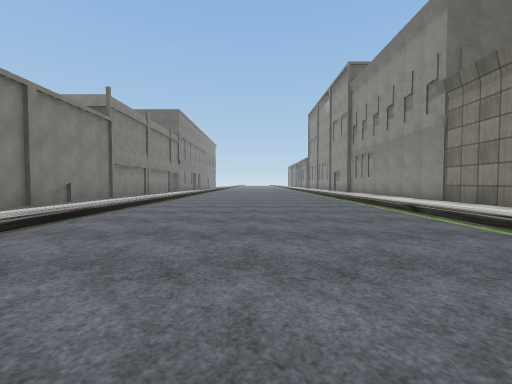
view 1 (above)

17 first-person views from a walk through a 3-D level made in the Unity game engine. The camera is 1.3 m above the floor, tilts 2° down and sees 90° across. The floor is counted in squares, 2 m on a side. Each view is taken from the middle of a square. On the plan, view 1 faces up. The plan holds only what a view shows up to about 9 squares ahead; the rest is blank. The place goes on beyond the plan. Some surface patterns are stand-ins.

view 2
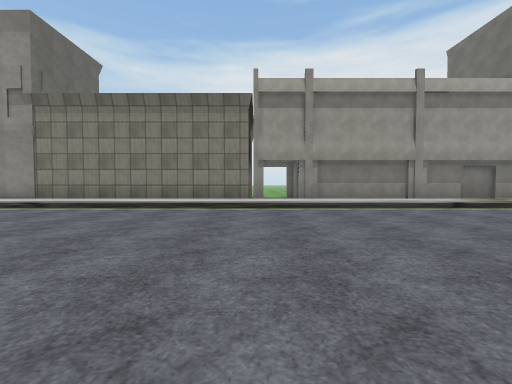

view 3
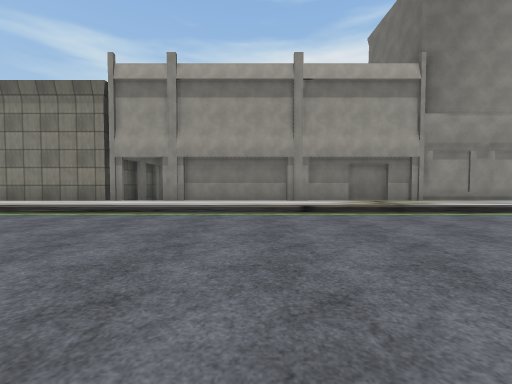

view 4
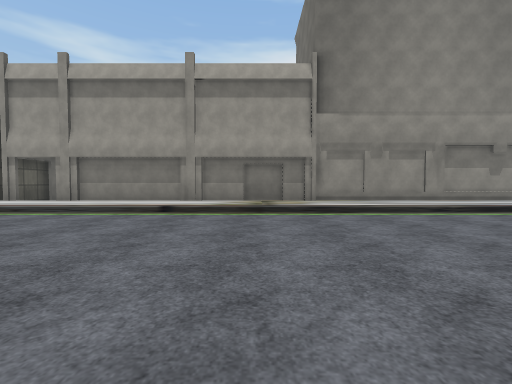

view 5
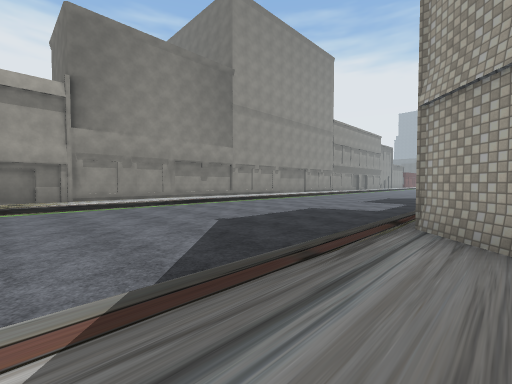

view 6
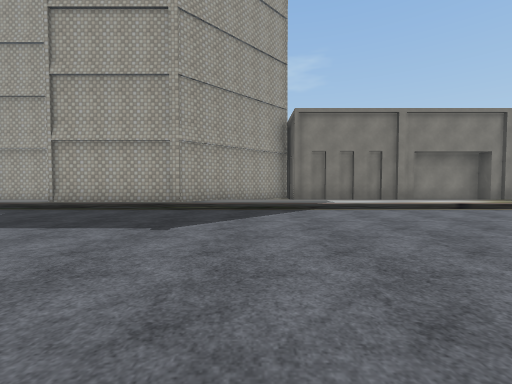

view 7
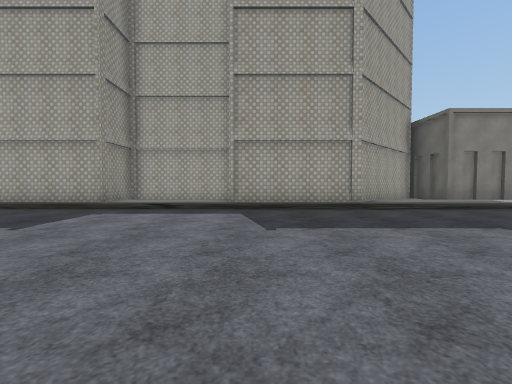

view 8
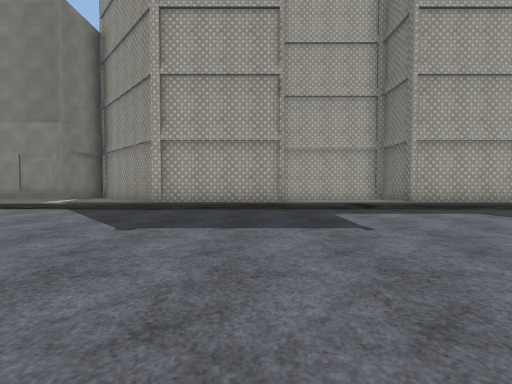

view 9
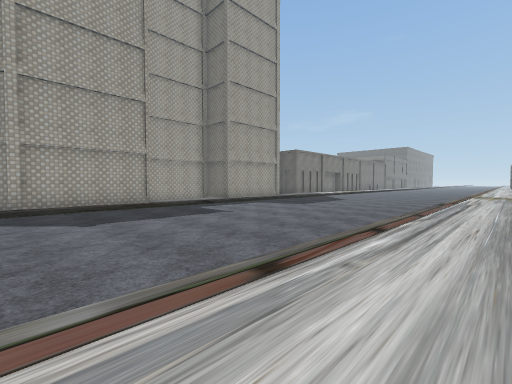

view 10
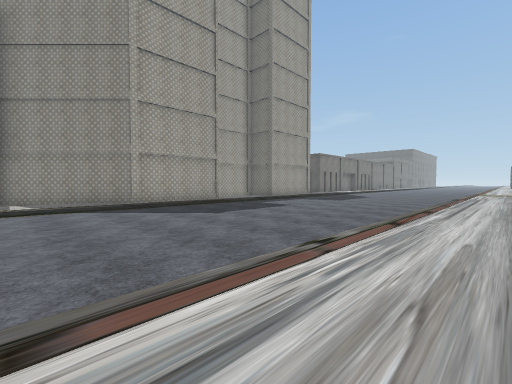

view 11
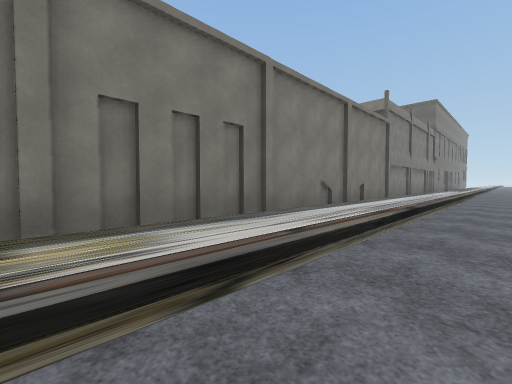

view 12
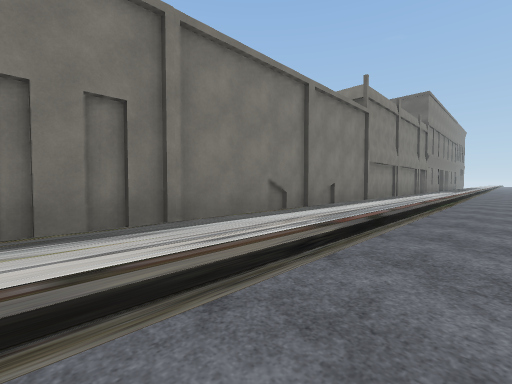

view 13
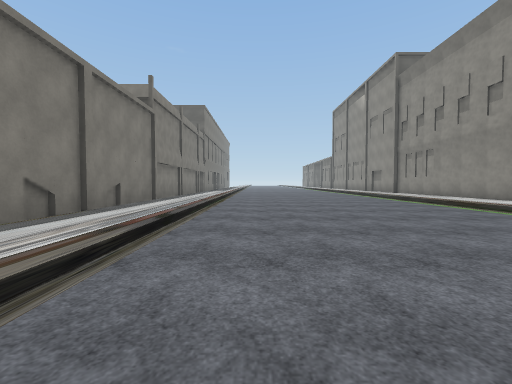

view 14
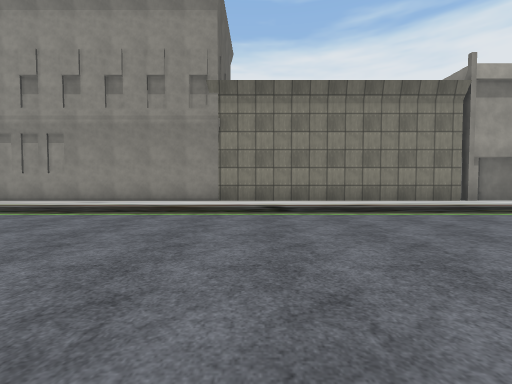

view 15
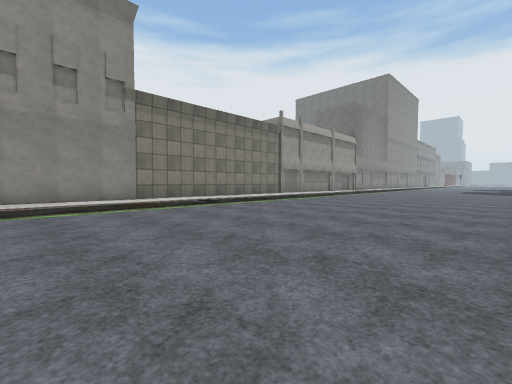

view 16
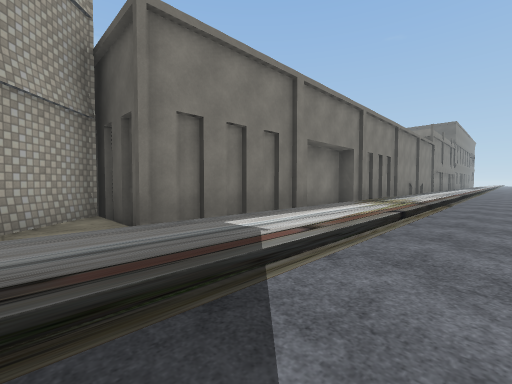

view 17
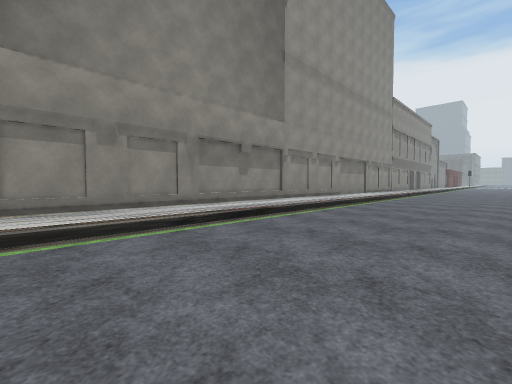

### Floor plan
Key: @ floor where view 1 was taken; # wall or solid block; . main floor; : floor 0.25 m higher than the main floor; / step, stairs or slope; B building.
Columns run from 7 left of view 1 to 9 right of it. Each row starts with its distance up from view 1.
 10  B/:.......:#
  9  #/:.......:#
  8  #/:.......:#
  7  #/:.......:##
  6  #/:.......::#
  5  #/:.......::#
  4  #/:.......::#
  3  #/:.......::#
  2  #/:.......::#
  1  #/:.......:##
  0  #/:...@...:B
 -1  #/:.......::
 -2  #/:.......:B##
 -3  #/:.......::
 -4  #/:.......::
 -5  #/:.......::
 -6  #/:.......::
 -7 ##/:.......::#
 -8 #./:.......::#
 -9 ##/:.......::
-10  ##:.......::
-11   ##.......::
-12    #.......::
-13    #.......::   B
-14  ###.......::   B
-15  #::.......::   B
-16  #::.......::
-17  #::.......::
-18  #::.......::
-19  ###.......::
-20    #.......::
-21    #.......::
-22  ###.......::
-23  #/:.......::
-24   /:.......::
-25   /:.......::

Positions as (right, up) in squares from view 1, and headings:
1: (0, 0), facing up
2: (-3, 0), facing right
3: (-2, -4), facing right
4: (-2, -7), facing right
5: (-5, -7), facing down-right
6: (3, -9), facing left
7: (3, -14), facing left
8: (3, -19), facing left
9: (5, -22), facing up-left
10: (5, -25), facing up-left
11: (-2, -1), facing up-left
12: (-2, 1), facing up-left
13: (-2, 1), facing up
14: (-2, 6), facing right
15: (-3, 10), facing down-right
16: (-2, -9), facing up-left
17: (0, -9), facing down-right
